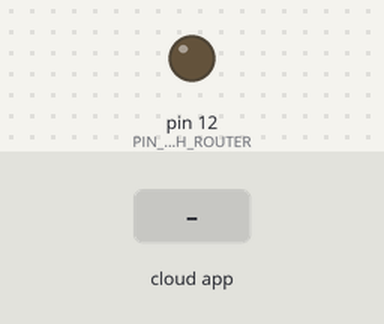
Bench run of a sketch on a simulated Arduino Uno, built with avr-gcc and run on an emulated ATmega328P. On the bench: output pins drawn as LEDs (lit = HIGH). The test bench sets the inputs (shaded band). Random numbers use the default seed unless the sketch sets one; the RemoteXY app is connected; what the sketch prints to the serial monitor is not drawn.

Above: at 4.2 s.
4.3 s: the phone or cloud app sets switch_router to 1
At 5.0 s:
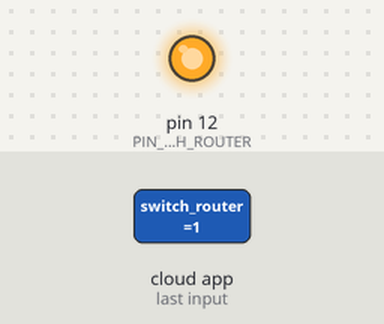
5.8 s: the phone or cloud app sets switch_router to 0
At 6.2 s:
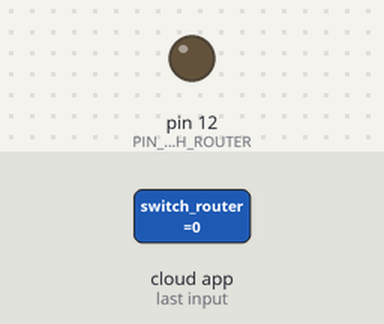
Timing chart, 0 to 8.8 s (numbered marks = the images above; inputs shaded):
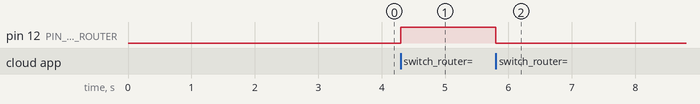

Measured:
- after the input at 4.3 s, pin 12 (PIN_SWITCH_ROUTER): LOW → HIGH at once
- after the input at 5.8 s, pin 12 (PIN_SWITCH_ROUTER): HIGH → LOW at once

The sketch:

displaySensorValue_slideButton_Mobile_sendToServer_RemoteXY.ino
```cpp
// RemoteXY select connection mode and include library
#define REMOTEXY_MODE__ESP8266_HARDSERIAL_POINT

#include <RemoteXY.h>

// RemoteXY connection settings
#define REMOTEXY_SERIAL Serial
#define REMOTEXY_SERIAL_SPEED 115200
#define REMOTEXY_WIFI_SSID "ESP_01_AP_Name"
#define REMOTEXY_WIFI_PASSWORD "ESP_01_AP_PS"
#define REMOTEXY_SERVER_PORT 6377

#define DEBUG true
String mySSID = "Router_AP_Name";       // WiFi SSID
String myPWD = "Router_AP_PS"; // WiFi Password
String myAPI = "Your_thingspeak_API";   // API Key
String myHOST = "api.thingspeak.com";
String myPORT = "80";
String myFIELD1 = "field1";
String myFIELD2 = "field2";
String myFIELD3 = "field3";
String myFIELD4 = "field4";
String myFIELD5 = "field5";
String myFIELD6 = "field6";
int sendVal;

// RemoteXY configurate
#pragma pack(push, 1)
uint8_t RemoteXY_CONF[] =
  { 255,1,0,33,0,47,0,16,177,1,2,1,23,38,22,11,2,26,31,31,
  79,78,0,79,70,70,0,67,4,3,16,24,8,2,26,11,67,4,29,16,
  17,8,2,26,11,67,4,48,16,12,8,2,26,11 };

// this structure defines all the variables and events of your control interface
struct {

    // input variables
  uint8_t switch_router; // =1 if switch ON and =0 if OFF

    // output variables
  char text_label[11];  // string UTF8 end zero
  char text_sensor_value[11];  // string UTF8 end zero
  char text_measuring_unit[11];  // string UTF8 end zero

    // other variable
  uint8_t connect_flag;  // =1 if wire connected, else =0

} RemoteXY;
#pragma pack(pop)


//custom settings
#define PIN_SWITCH_ROUTER 12
unsigned long prevDisplayMillis = 0;
unsigned long prevDisplayMillis1 = 0;
int count =1;
int count2 =1;
int sec =0;
int sec2 =0;


void setup() {
  Serial.begin(115200);
  RemoteXY_Init ();
  pinMode (PIN_SWITCH_ROUTER, OUTPUT);

  espSendData("AT+RST", 1000, DEBUG);      //Reset the ESP8266
  espSendData("AT+CWJAP=\""+ mySSID +"\",\""+ myPWD +"\"", 1000, DEBUG);

  delay(1000);
}


void loop() {
  unsigned long currentMillis = millis();
  digitalWrite(PIN_SWITCH_ROUTER, (RemoteXY.switch_router==0)?LOW:HIGH);


  if(currentMillis - prevDisplayMillis1 >= 60000){
    //this loop send data to server every one minute adjust 60000 as you need.

    prevDisplayMillis1 = currentMillis;
    Serial.println("From First Loop");

    sendVal = random(10); // Send a random number between 1 and 1000

    // Please adjust using your thingspeak total field.
    String sendData = "GET /update?api_key="+ myAPI +"&"+ myFIELD1 +"="+String(sendVal)+"&"+ myFIELD2 +"="+String(sendVal)+"&"+ myFIELD3 +"="+String(sendVal)+"&"+ myFIELD4 +"="+String(sendVal)+"&"+ myFIELD5 +"="+String(sendVal)+"&"+ myFIELD6 +"="+String(sendVal);


    espSendData("AT+CIPSTART=0,\"TCP\",\""+ myHOST +"\","+ myPORT, 1000, DEBUG);
    espSendData("AT+CIPSEND=0," +String(sendData.length()+4),1000,DEBUG);
    Serial.find(">");
    Serial.println(sendData);

    espSendData("AT+CIPCLOSE=0",1000,DEBUG);
    delay(10000);
  }
  else{
    //this loop runs if the first loop isn't running. and manages remoteXY app data.
    RemoteXY_Handler ();

    if (currentMillis - prevDisplayMillis >= 1000){
      prevDisplayMillis = currentMillis;
      if(count==1){
        sprintf(RemoteXY.text_label,"Out_1");
        dtostrf(sec, 0, 0, RemoteXY.text_sensor_value);
        sprintf(RemoteXY.text_measuring_unit, "V");
        sec++;
        count++;
      }
      else if(count==2){
        sprintf(RemoteXY.text_label,"Out_2");
        dtostrf(sec2, 0, 0, RemoteXY.text_sensor_value);
        sprintf(RemoteXY.text_measuring_unit, "V");
        sec2+=5;
        count++;
      }
      else if(count==3){
        sprintf(RemoteXY.text_label,"Out_3");
        dtostrf(sec, 0, 0, RemoteXY.text_sensor_value);
        sprintf(RemoteXY.text_measuring_unit, "V");
        sec++;
        count++;
      }
      else if(count==4){
        sprintf(RemoteXY.text_label,"Cell_1");
        dtostrf(sec2, 0, 0, RemoteXY.text_sensor_value);
        sprintf(RemoteXY.text_measuring_unit, "V");
        sec2+=5;
        count++;
      }
      else if(count==5){
        sprintf(RemoteXY.text_label,"Cell_2");
        dtostrf(sec, 0, 0, RemoteXY.text_sensor_value);
        sprintf(RemoteXY.text_measuring_unit, "V");
        sec++;
        count++;
      }
      else if(count==6){
        sprintf(RemoteXY.text_label,"Cell_3");
        dtostrf(sec2, 0, 0, RemoteXY.text_sensor_value);
        sprintf(RemoteXY.text_measuring_unit, "V");
        sec2+=5;
        count=1;
      }
    }
  }
}


String espSendData(String command, const int timeout, boolean debug){
  String response = "";
  Serial.println(command);
  long int time = millis();
  while ( (time + timeout) > millis()){
    while (Serial.available()){
      char c = Serial.read();
      response += c;
    }
  }
  return response;
}
```
